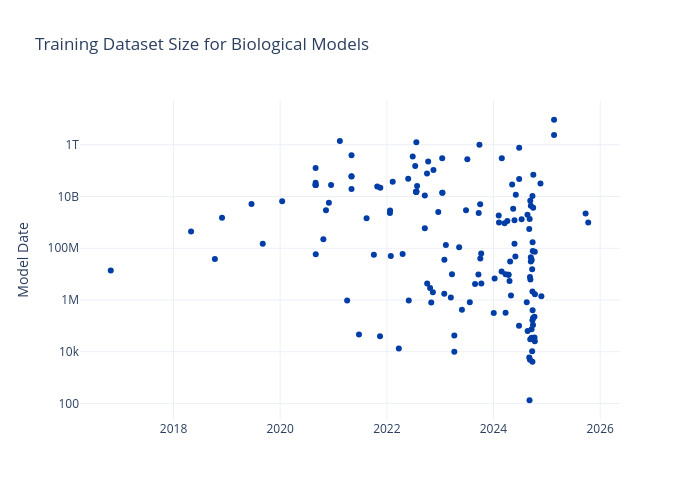

Source (notebook cell):
### Code cell
fig = go.Figure()
fig.add_trace(go.Scatter(
    x = plot_df['Model Date'], 
    y = plot_df['Training Dataset Size'],
    mode='markers',
    marker=dict(color=cset_colors[1]),
    customdata = plot_df['Model'],
    hovertemplate='<b>%{customdata}</b><br>%{x}<br><b>Training Dataset Size</b>: %{y}<extra></extra>'
))
fig.update_layout(
    title='Training Dataset Size for Biological Models',
    yaxis_type="log",
    template="plotly_white",
    width = 700, height=500,
    yaxis = dict(title='Model Date')
)
fig.show()

### Figure 1 — Plotly figure (JSON) as saved in the notebook; plotly's stock layout.template omitted (floating-point values rounded to 4 significant figures; data arrays with more than 128 entries replaced by an {"elided": "..."} marker saying what was removed)
{"data": [{"customdata": {"elided": "394 str values"}, "hovertemplate": "<b>%{customdata}</b><br>%{x}<br><b>Training Dataset Size</b>: %{y}<extra></extra>", "marker": {"color": "#003DA6"}, "mode": "markers", "type": "scatter", "x": {"elided": "394 str values"}, "y": {"elided": "394 float values"}}], "layout": {"height": 500, "title": {"text": "Training Dataset Size for Biological Models"}, "width": 700, "yaxis": {"title": {"text": "Model Date"}, "type": "log"}}}
